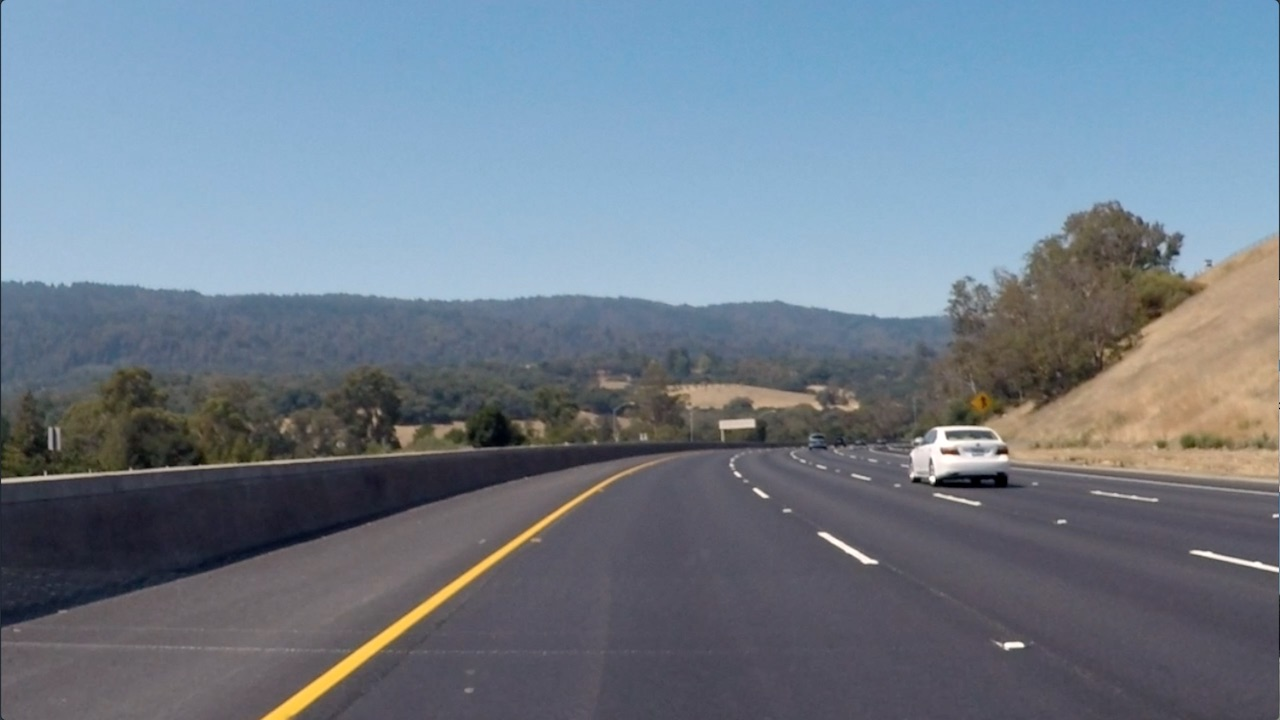
#> input picture LetsUpgrade_Lecture_Practice/Images/curved_lane.jpg, 1280 x 720 px, given in place of the camera
$ python Day_2_Assignment.py
#> lines starting #> are read from the running program, lines starting #| are printed output that depends on the picture
"""In this One, will see how to load a video & do some fun activities on that"""
import cv2
import numpy as np

# capture = cv2.VideoCapture("Videos/video.mp4")  # For running a Video stored in Local System
capture = cv2.VideoCapture(0)  # For running the Web Cam

while capture.isOpened():
    sucess, frame = capture.read()
#> frame is the input picture: shape (720, 1280, 3); mean B, G, R 138.7, 125, 112.1
    if sucess:
        gray_frame = cv2.cvtColor(frame, cv2.COLOR_BGR2GRAY)
        cv2.imshow("Gray Frame", gray_frame)
        # cv2.imshow("Frame", frame)
        zeros = np.zeros((frame.shape[0], frame.shape[1]), np.uint8)
        r, g, b = cv2.split(frame)

        red = cv2.merge([r, zeros, zeros])
        green = cv2.merge([zeros, g, zeros])
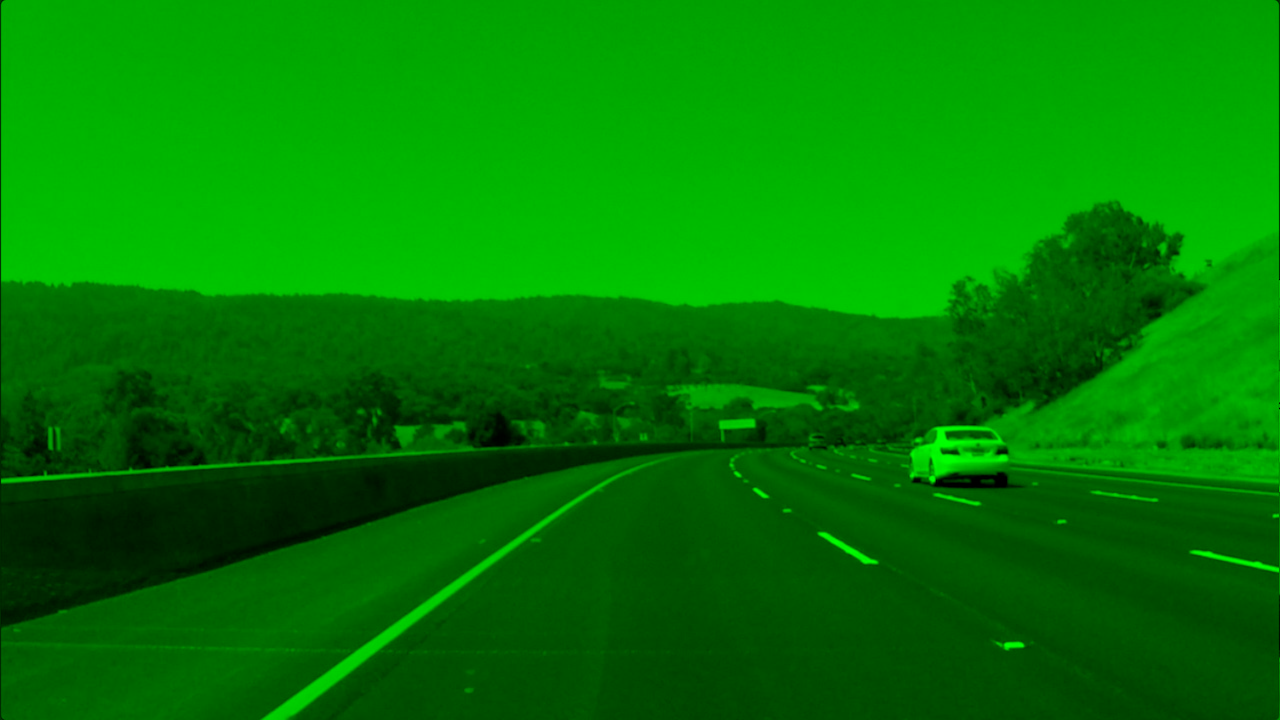
#> green: shape (720, 1280, 3); mean of channels 0, 1, 2 0, 125, 0; drawn as B, G, R
        blue = cv2.merge([zeros, zeros, b])
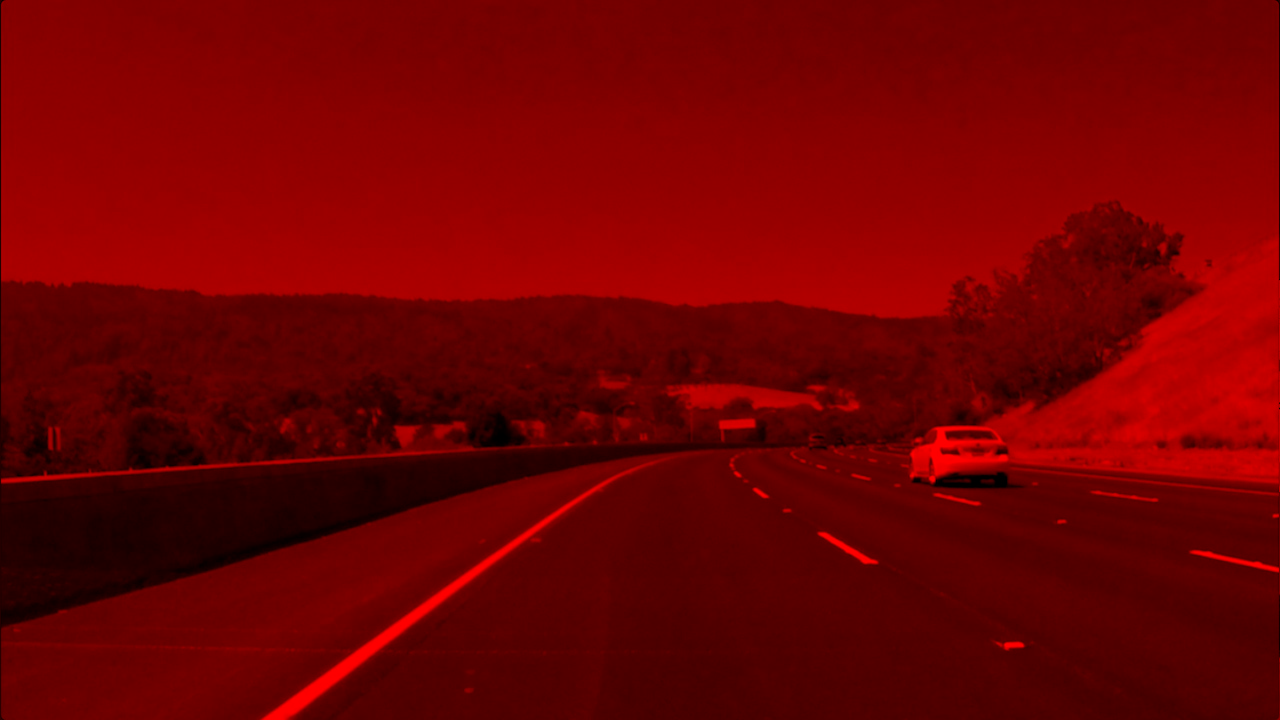
#> blue: shape (720, 1280, 3); mean of channels 0, 1, 2 0, 0, 112.1; drawn as B, G, R

        cv2.imshow("Red", red)
        cv2.imshow("Green", green)
        cv2.imshow("Blue", blue)

        amplified_frame = cv2.merge([r + 100, g + 95, b + 78])
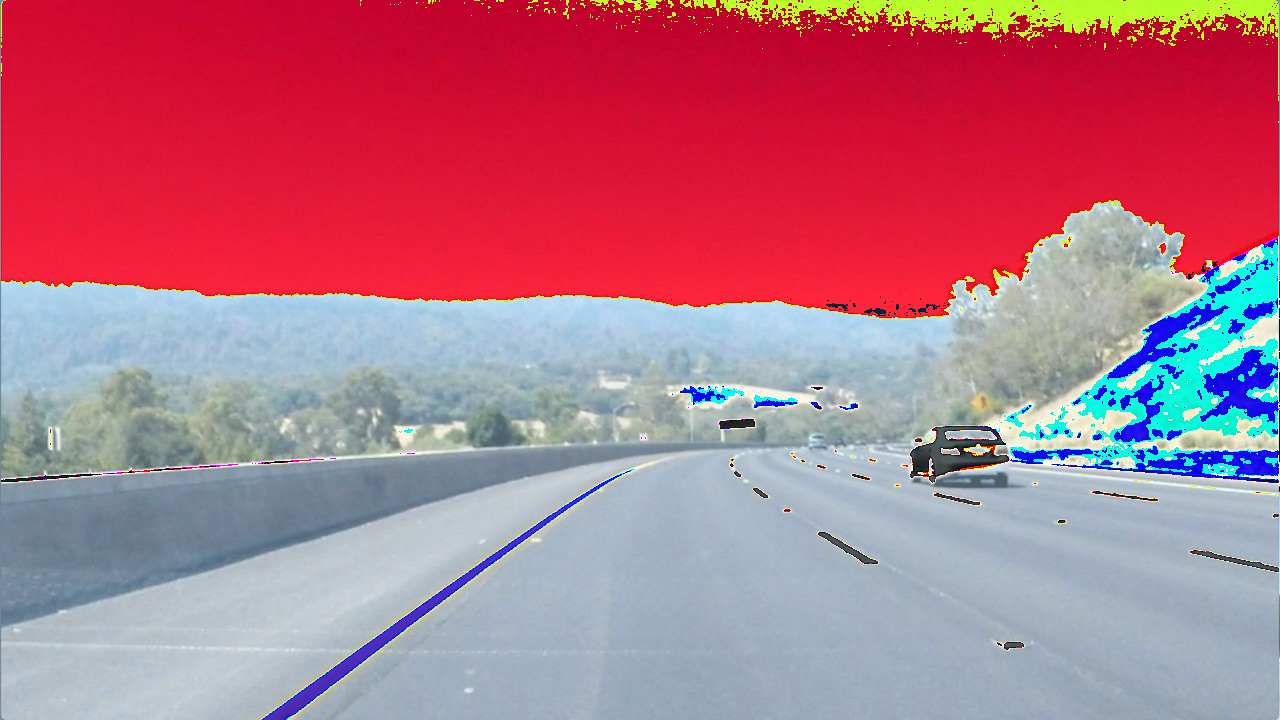
#> amplified_frame: shape (720, 1280, 3); mean B, G, R 135.5, 116.7, 179.6
        cv2.imshow("Amplified Image", amplified_frame)

        cv2.rectangle(frame, (200, 200), (400, 400), (200, 200, 200), 5)
        cv2.putText(frame, "Assignment For Day-2 Completed", (100, 100), cv2.FONT_HERSHEY_SIMPLEX, 1, (0, 0, 255), 2)
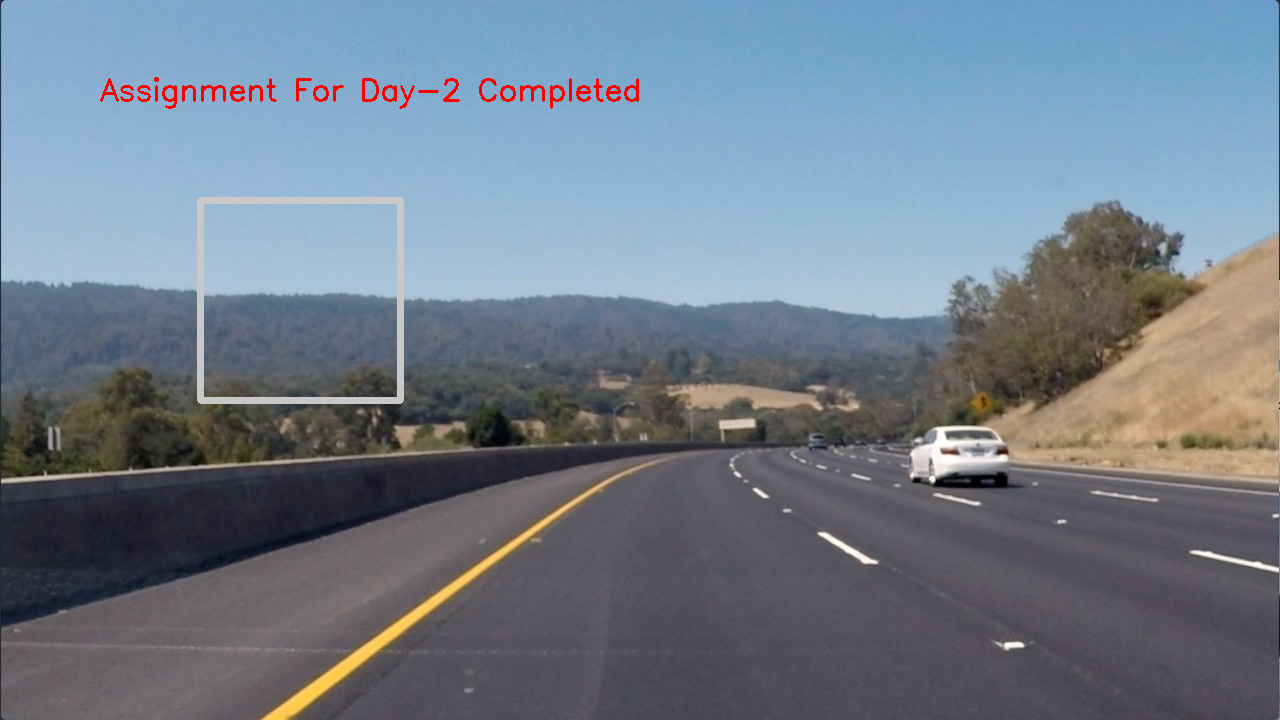
#> frame: shape (720, 1280, 3); mean B, G, R 138.2, 124.7, 113.1
        cv2.imshow("Frame", frame)

        k = cv2.waitKey(50)  # For Slow Motioning Video {50 Milli-Seconds}
#> (key q is pressed here)
        """Note: For making each frame run 5 seconds slower, put 5000"""
        if k == ord('q'):
            break
    else:
        break

capture.release()
cv2.destroyAllWindows()

$ run again, on LetsUpgrade_Lecture_Practice/Images/free.jpg
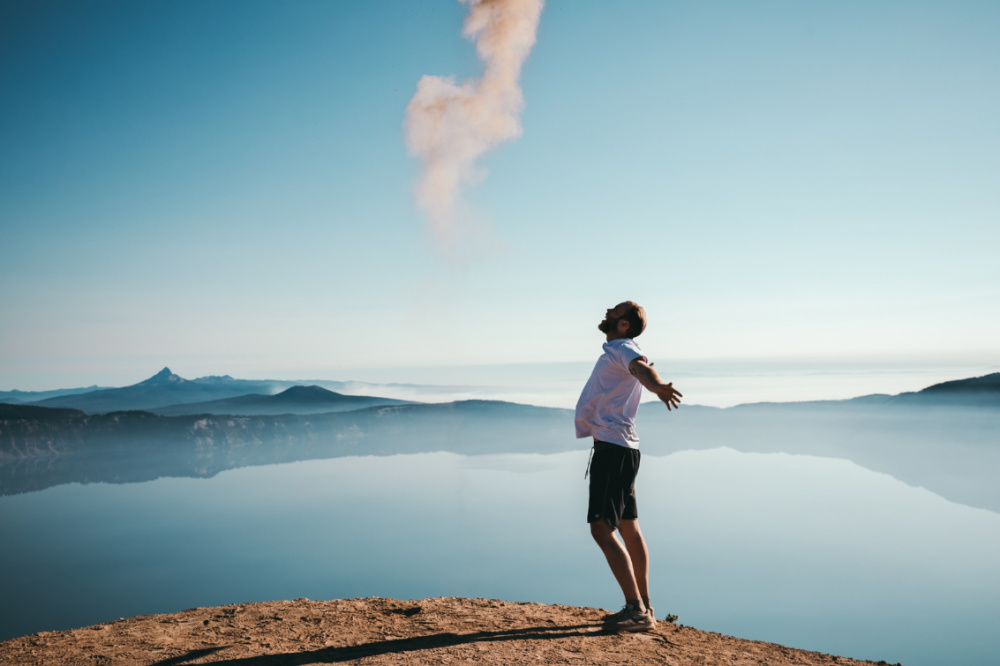
#> input picture LetsUpgrade_Lecture_Practice/Images/free.jpg, 1000 x 666 px, given in place of the camera
#> frame is the input picture: shape (666, 1000, 3); mean B, G, R 178.7, 172, 146.8
#> `amplified_frame = cv2.merge([r + 100, g + 95, b + 78])`:
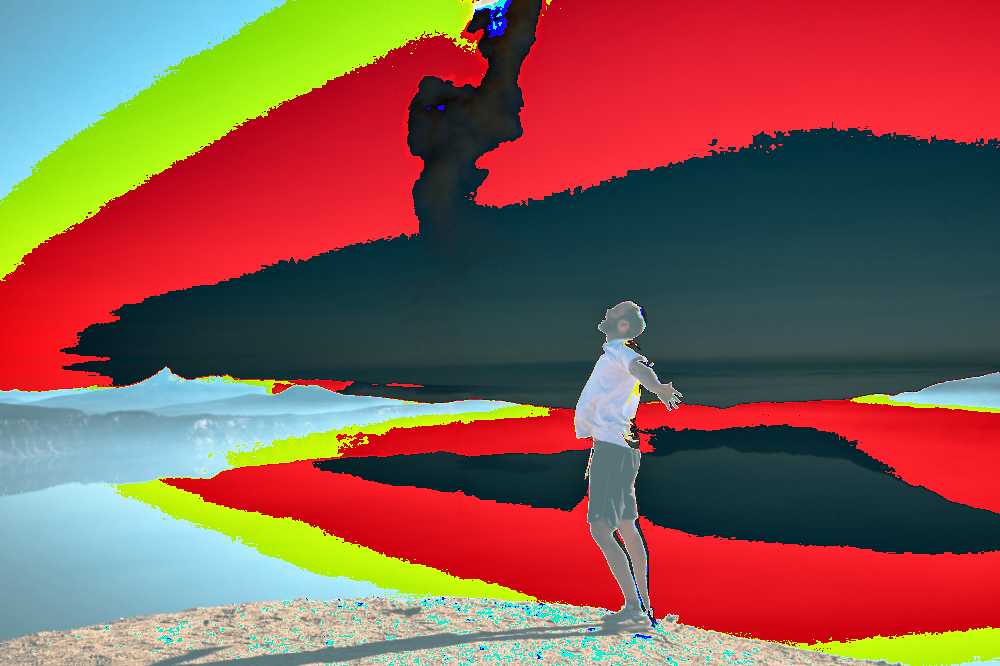
#> amplified_frame: shape (666, 1000, 3); mean B, G, R 81, 92.4, 135.5
#> `cv2.putText(frame, "Assignment For Day-2 Completed", (100, 100), cv2.F..`:
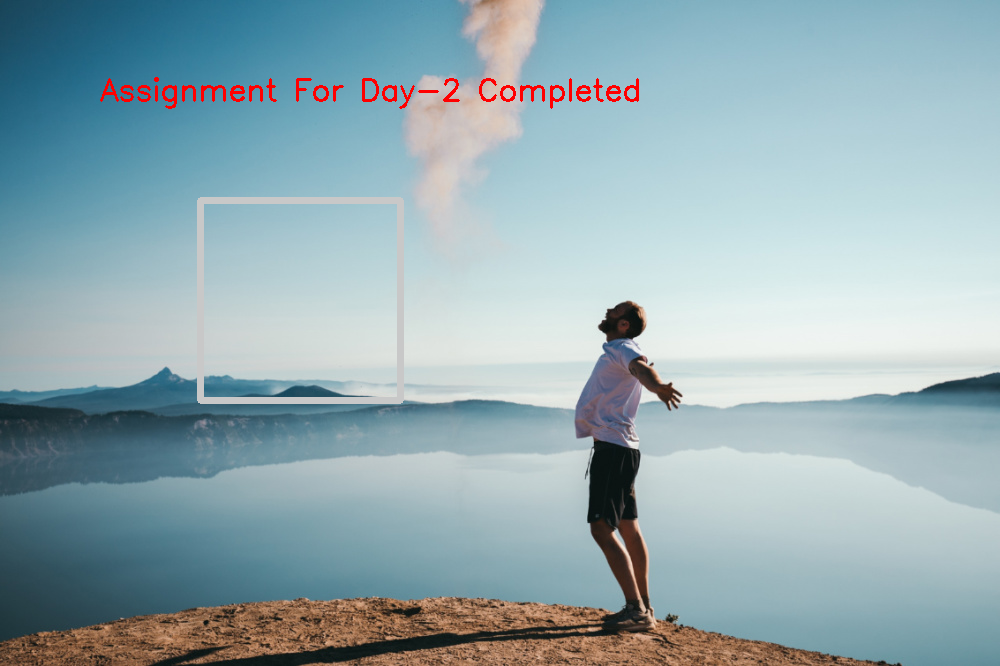
#> frame: shape (666, 1000, 3); mean B, G, R 177.9, 171.4, 148
